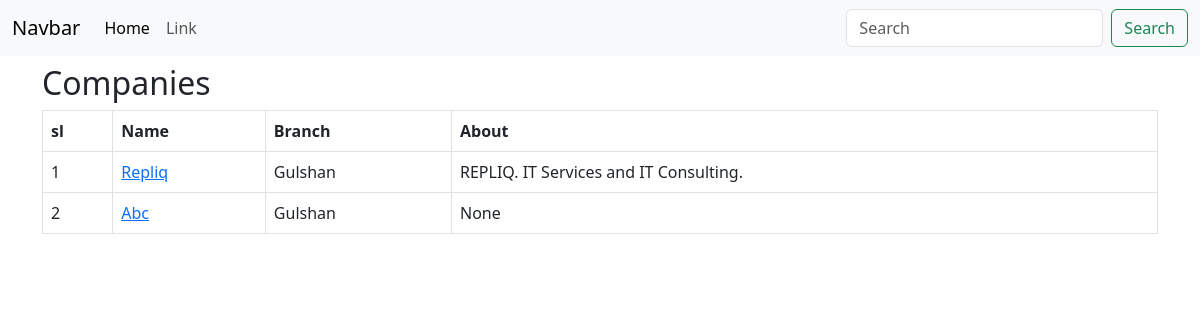
The page / on the database its author committed.
### tracker/models.py (models this page shows, shortened)
class Company(models.Model):
    com_name = models.CharField(max_length = 255)
    branch = models.CharField(max_length = 255, null = True, blank=True)
    about = models.CharField(max_length = 255, null = True, blank=True)

### tracker/views.py (the view)
# urls.py: 2. Add a URL to urlpatterns:  path('', views.home, name='home')
def home(request):
    company = Company.objects.all()
    context = {
    'companies':company,
    }
    return render(request, 'tracker/home.html', context)

### tracker/templates/tracker/home.html
{% extends 'base.html' %}
{% block content %}
<div class="container">
    <div class="row">
      <div class="col">
        <h2 class = "my-2">Companies</h2>
        <table class="table table-bordered">
            <thead>
              <tr>
                <th>sl</th>
                <th>Name</th>
                <th>Branch</th>
                <th>About</th>
              </tr>
            </thead>
            <tbody>
              {% for comp in companies %}
              <tr>
                <td>{{comp.id}}</td>
                <td><a href="{% url 'info' comp.id %}">{{comp.com_name}}</a></td>
                <td>{{comp.branch}}</td>
                <td>{{comp.about}}</td>
              </tr>
              {% endfor %}
            </tbody>
          </table>
      </div>
    </div>
</div>
{% endblock content %}

### rows shown on the page
Company: id "1", com_name "Repliq", branch "Gulshan", about "REPLIQ. IT Services and IT Consulting."
Company: id "2", com_name "Abc", branch "Gulshan", about "None"
